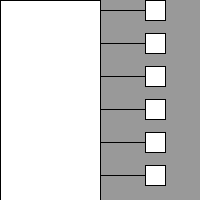
Frame 1 (no input)
Frame 60 (the mouse pressed at the canvas centre just before this capture): identical to frame 1, image omitted
Frame 120 (the mouse held since frame 60 and released just before this capture): identical to frame 1, image omitted

The Processing sketch that drew this single still picture (run headless with seeded random() and noise(); from frame 60 on, the mouse is pressed at the canvas centre):

// Processing sketch: mark_handles
// ── mark_handles.pde
Handle[] handles;
int num;
int numhndls=6;
void setup()
{
  size(200, 200);
  num = height/15;
  num=6;
  int hhndls=height/num;
  handles = new Handle[num];
  int hsize = 10;
  for(int i=0; i<num; i++) {
    handles[i] = new Handle(width/2, 10+i*hhndls, 50-hsize/2, 20, handles);
  }
}

void draw()
{
  background(153);
  
  for(int i=0; i<num; i++) {
    handles[i].update();
    handles[i].display();
  }
  
  fill(255);// colour fill of the left part
  rect(0, 0, width/2, height);
}

void mouseReleased() 
{
  for(int i=0; i<num; i++) {
    handles[i].release();
  }
}

class Handle
{
  int x, y;
  int boxx, boxy;
  int length;
  int size;
  boolean over;
  boolean press;
  boolean locked = false;
  boolean otherslocked = false;
  Handle[] others;
  
  Handle(int ix, int iy, int il, int is, Handle[] o)
  {
    x = ix;
    y = iy;
    length = il;
    size = is;
    boxx = x+length - size/2;
    boxy = y - size/2;
    others = o;
  }// end of constructor
  
  void update() 
  {
    boxx = x+length;
    boxy = y - size/2;
    
    for(int i=0; i<others.length; i++) {
      if(others[i].locked == true) {
        otherslocked = true;
        break;
      } else {
        otherslocked = false;
      }  // end of else
    }// end of for
    
    if(otherslocked == false) {
      over();
      press();
    }
    
    if(press) {
      length = lock(mouseX-width/2-size/2, 0, width/2-size-1);
    }
  }// end of update
  
  void over()
  {
    if(overRect(boxx, boxy, size, size)) {
      over = true;
    } else {
      over = false;
    }
  }
  
  void press()
  {
    if(over && mousePressed || locked) {
      press = true;
      locked = true;
    } else {
      press = false;
    }
  }
  
  void release()
  {
    locked = false;
  }
  
  void display() 
  {
    line(x, y, x+length, y);
    fill(255);//fill of boxes
    stroke(0); // colour of lines 
    rect(boxx, boxy, size, size);
    if(over || press) {
      line(boxx, boxy, boxx+size, boxy+size);
      line(boxx, boxy+size, boxx+size, boxy);
    }
  
  }
}// end of handle class

boolean overRect(int x, int y, int width, int height) 
{
  if (mouseX >= x && mouseX <= x+width && 
      mouseY >= y && mouseY <= y+height) {
  return true;

  } else {
    return false;
  }
}

int lock(int val, int minv, int maxv) 
{ 
  return  min(max(val, minv), maxv); 
} 
